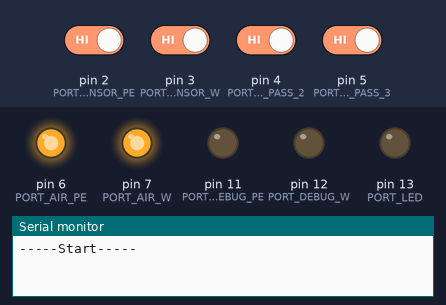
Bench run of a sketch on a simulated Arduino Uno, built with avr-gcc and run on an emulated ATmega328P. Parts: output pins drawn as LEDs (lit = HIGH), the last lines printed to the serial monitor. The test bench sets the inputs (shaded band); at power-on: pin 2 (PORT_SENSOR_PE), pin 3 (PORT_SENSOR_W), pin 4 (PORT_SENSOR_PASS_2), pin 5 (PORT_SENSOR_PASS_3) HIGH.

Above: at 4.2 s.
4.3 s: pin 2 (PORT_SENSOR_PE) driven LOW
At 5.3 s:
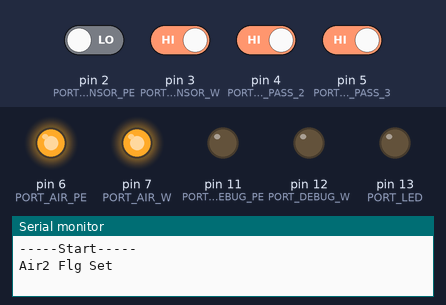
5.8 s: pin 3 (PORT_SENSOR_W) driven LOW
At 6.6 s:
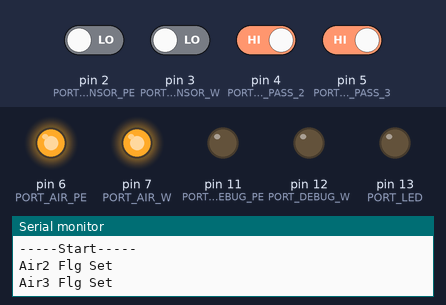
Timing chart, 0 to 8.8 s (numbered marks = the images above; inputs shaded):
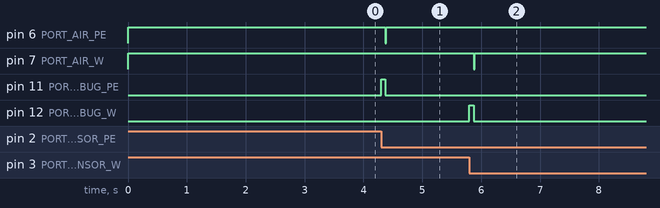

Measured:
- after the input at 4.3 s, pin 6 (PORT_AIR_PE): HIGH → LOW after 0.07 s, → HIGH 0.02 s later; pin 11 (PORT_DEBUG_PE): LOW → HIGH at once, → LOW 0.07 s later
- after the input at 5.8 s, pin 7 (PORT_AIR_W): HIGH → LOW after 0.07 s, → HIGH 0.02 s later; pin 12 (PORT_DEBUG_W): LOW → HIGH at once, → LOW 0.07 s later

The sketch:

CAP_Ctrl003.ino
```cpp
/*
 Name:    CAP_Ctrl.ino
 Created: 2020/12/15 15:35:40
 Author:  BPS-Umeda
*/
#define LED_ON 1
#define LED_OFF 0

#define AIR_ON 0
#define AIR_OFF 1

#define PORT_LED 13

#define PORT_SENSOR_PE 2
#define PORT_SENSOR_W 3

#define PORT_SENSOR_PASS_2 4
#define PORT_SENSOR_PASS_3 5

#define INT_NUM_AREA2 0
#define INT_NUM_AREA3 1

#define PORT_AIR_PE 6
#define PORT_AIR_W 7

#define CNT_END_NUM 1000
#define CNT_FLG_CANCEL 62000
#define CNT_WAIT 5000

#define CNT_DEBUG 100000
#define PORT_DEBUG_PE 11
#define PORT_DEBUG_W 12

//*********************************************************************************
//*********************************************************************************
//*********************************************************************************
void setup() {
    InitPort();//ポートのイニシャライズ

    FlashLED(6, 50, LED_OFF);

    attachInterrupt(INT_NUM_AREA2, FlgSetAir2, FALLING);
    attachInterrupt(INT_NUM_AREA3, FlgSetAir3, FALLING);

    Serial.begin(115200);
    Serial.println("-----Start-----");
}

//*********************************************************************************
// long AirPE = 0;
// long AirW = 0;

// long FlgPE = 0;
// long FlgW = 0;

// long WaitPassPE = 0;
// long WaitPassW = 0;

//bool BlCntRunPE = false;
//bool BlCntRunW = false;

bool FlgPE = false;
bool FlgW = false;

struct _structCNT
{
    long AirPE = 0;
    long AirW = 0;

    long FlgPE = 0;
    long FlgW = 0;

    long WaitPassPE = 0;
    long WaitPassW = 0;

    long testAAA = 0;
};
struct _structCNT St_Cnt;

//*********************************************************************************
void loop()
{
    CtrlPE(FlgPE);
    CtrlW(FlgW);
}
//*********************************************************************************
//*********************************************************************************
void CtrlPE(bool& flg)
{
    if(flg)
    {
        //通過信号よりもセンサ信号が早い時の為のWait
        //St_Cnt.WaitPassPE++;
        //CAP通過が終わったらPE命令発信
        if(CheckCnt(St_Cnt.WaitPassPE, CNT_WAIT) && digitalRead(PORT_SENSOR_PASS_2) == HIGH)
        {
            digitalWrite(PORT_AIR_PE, AIR_ON);
            flg *= false;

            //St_Cnt.FlgPE = 0;
            //St_Cnt.WaitPassPE = 0;
            ResetCnt(true, false);

        }
        else
        {
            if(CheckCnt(St_Cnt.FlgPE, CNT_FLG_CANCEL))
            {
                flg *= false;
                //St_Cnt.FlgPE = 0;
                //St_Cnt.WaitPassPE = 0;
                ResetCnt(true, false);
            }
        }

        if(St_Cnt.WaitPassPE >= CNT_WAIT)
            digitalWrite(PORT_DEBUG_PE, LOW);
    }
    //エア命令信号を出している時の命令出す時間の為のカウント
    else
    {
        if(digitalRead(PORT_AIR_PE) == AIR_ON)
        {
            if(CheckCnt(St_Cnt.AirPE, CNT_END_NUM))
            {
                //digitalWrite(PORT_LED, LED_OFF);
                digitalWrite(PORT_AIR_PE, AIR_OFF);
                //St_Cnt.AirPE = 0;
                ResetCnt(true, false);
            }
        }
    }
}

//*********************************************************************************
void CtrlW(bool& flg)
{
    if(flg)
    {
        //通過信号よりもセンサ信号が早い時の為のWait
        //St_Cnt.WaitPassW++;
        //CAP通過が終わったらPE命令発信
        if(CheckCnt(St_Cnt.WaitPassW, CNT_WAIT) && digitalRead(PORT_SENSOR_PASS_3) == HIGH)
        {
            digitalWrite(PORT_AIR_W, AIR_ON);
            flg *= false;

            //St_Cnt.FlgW = 0;
            //St_Cnt.WaitPassW = 0;
            ResetCnt(false, true);
        }
        else
        {
            if(CheckCnt(St_Cnt.FlgW, CNT_FLG_CANCEL))
            {
                flg *= false;
                //St_Cnt.FlgW = 0;
                //St_Cnt.WaitPassW = 0;
                ResetCnt(false, true);
            }
        }

        if(St_Cnt.WaitPassW >= CNT_WAIT)
            digitalWrite(PORT_DEBUG_W, LOW);
    }
    //エア命令信号を出している時の命令出す時間の為のカウント
    else
    {
        if(digitalRead(PORT_AIR_W) == AIR_ON)
        {
            if(CheckCnt(St_Cnt.AirW, CNT_END_NUM))
            {
                //digitalWrite(PORT_LED, LED_OFF);
                digitalWrite(PORT_AIR_W, AIR_OFF);
                //St_Cnt.AirW = 0;
                ResetCnt(false, true);
            }
        }
    }
}

//*********************************************************************************
bool CheckCnt(long& cnt, long endNum)
{
    if(cnt >= endNum)
        return true;
    else
    {
        cnt++;
        return false;
    }
}
//*********************************************************************************
void ResetCnt(bool cntPE, bool cntW)
{
    if(cntPE)
    {
        St_Cnt.AirPE = 0;
        St_Cnt.FlgPE = 0;
        St_Cnt.WaitPassPE = 0;
    }
    if(cntW)
    {
        St_Cnt.AirW = 0;
        St_Cnt.FlgW = 0;
        St_Cnt.WaitPassW = 0;
    }
}
//*********************************************************************************
//*********************************************************************************
//*********************************************************************************
void InitPort()
{
    //----------------------------
    pinMode(PORT_DEBUG_PE, OUTPUT);
    pinMode(PORT_DEBUG_W, OUTPUT);
    digitalWrite(PORT_DEBUG_PE, LOW);
    digitalWrite(PORT_DEBUG_W, LOW);
    //----------------------------

    pinMode(PORT_SENSOR_PE, INPUT_PULLUP);
    pinMode(PORT_SENSOR_W, INPUT_PULLUP);

    pinMode(PORT_SENSOR_PASS_2, INPUT_PULLUP);
    pinMode(PORT_SENSOR_PASS_3, INPUT_PULLUP);

    pinMode(PORT_AIR_PE, OUTPUT);
    pinMode(PORT_AIR_W, OUTPUT);
    pinMode(PORT_LED, OUTPUT);

    digitalWrite(PORT_AIR_PE, AIR_OFF);
    digitalWrite(PORT_AIR_W, AIR_OFF);
    digitalWrite(PORT_LED, LED_OFF);

    Serial.println("-----START-----");
}

//*********************************************************************************
void FlashLED(int loopNum, int delayTime, bool blEnd)
{
    for (int i = 0; i < loopNum; i++)
    {
        digitalWrite(PORT_LED, LED_ON);
        delay(delayTime/20);
        digitalWrite(PORT_LED, LED_OFF);
        delay(delayTime*10);
    }
    digitalWrite(PORT_LED, blEnd);

}

//*********************************************************************************
void FlgSetAir2()
{
    // if(digitalRead(PORT_SENSOR_PASS_2) == LOW)
    // {
    FlgPE = true;
    digitalWrite(PORT_DEBUG_PE, HIGH);
    ResetCnt(true, false);
    Serial.println("Air2 Flg Set");
    // }
}


//*********************************************************************************
void FlgSetAir3()
{
    // if(digitalRead(PORT_SENSOR_PASS_3) == LOW)
    // {
    FlgW = true;
    digitalWrite(PORT_DEBUG_W, HIGH);
    ResetCnt(false, true);
    Serial.println("Air3 Flg Set");
    // }
}
```
